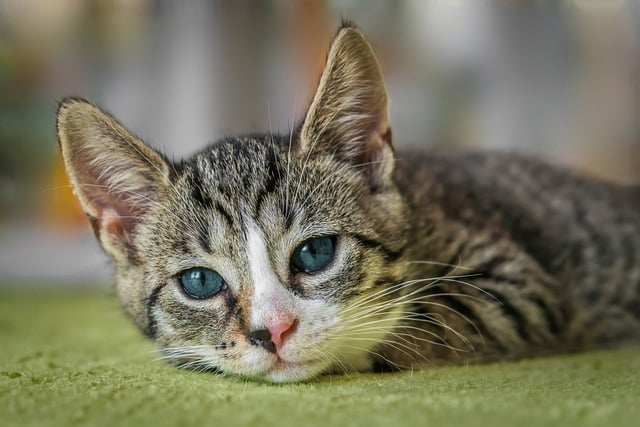
#> input picture european-shorthair-8601492_640.jpg, 640 x 427 px, found by its file name
$ python histogram.py
#> lines starting #> are read from the running program, lines starting #| are printed output that depends on the picture; after the words box and inside, x2 and y2 are one past the last pixel; in counts of white or black regions, pixels touching at a corner belong together
import cv2 as cv
import numpy as np

img= cv.imread("/Users/lakshmi/U_SECTION/ML/european-shorthair-8601492_640.jpg")
#> img is the input picture: shape (427, 640, 3); mean B, G, R 93.2, 116.1, 119.1

gray=cv.cvtColor(img,cv.COLOR_BGR2GRAY)
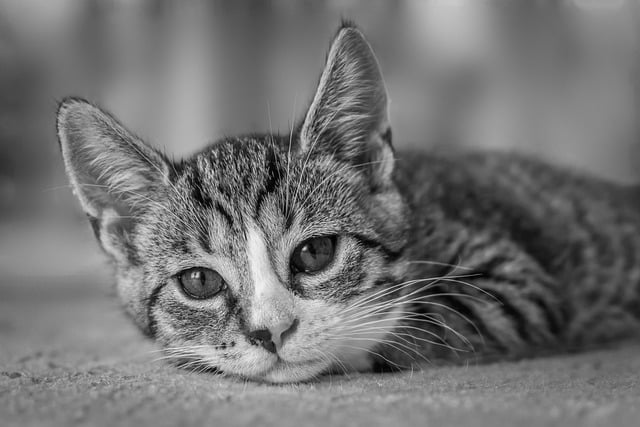
#> gray: shape (427, 640); min 0, max 249, mean 114.4
gray_hist=cv.calcHist([gray],[0],None,[256],[0,256])
#> gray_hist = 256 values, max 3782 at index 128, min 0 at index 245, mean 1067.5
#list of images, channels,masking,histsize:no of bins, range of all values


blank=np.zeros(gray.shape[:2],dtype="uint8")
mask=cv.circle(blank,(img.shape[1]//2,img.shape[0]//2),200,255,-1)
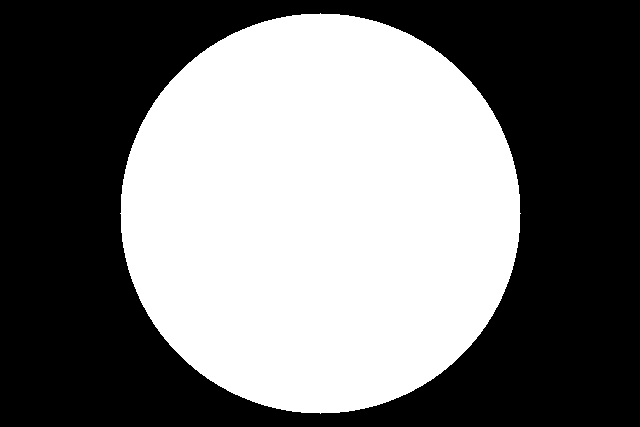
#> blank: shape (427, 640); 46% white; 1 white region, box (x1, y1, x2, y2) and area: (120, 13, 521, 414) 125629
masked_hist=cv.calcHist([gray],[0],mask,[256],[0,256])
#> masked_hist = 256 values, max 1224 at index 113, min 0 at index 245, mean 490.7
import matplotlib.pyplot as plt

#plotting a grayscale histogram for an image
plt.figure()
plt.title("Grayscale histogram")
plt.xlabel("Bins")
plt.ylabel("No of pixels")
plt.plot(gray_hist)
plt.xlim([0,256])

#plotting a masked grayscale histogram
plt.figure()
plt.title("Masked histogram")
plt.xlabel("Bins")
plt.ylabel("No of pixels")
plt.plot(masked_hist)
plt.xlim([0,256])
plt.show()
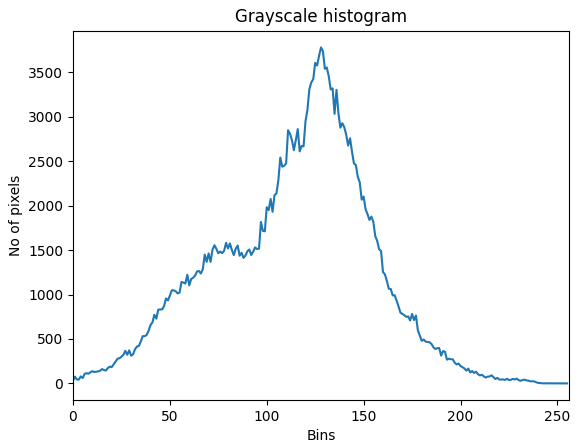
#> figure drawn by matplotlib, 1 panel; curve peaks at x = 128, y = 3782
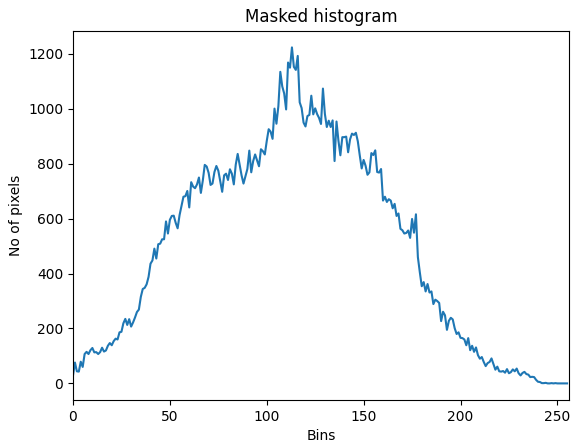
#> figure drawn by matplotlib, 1 panel; curve peaks at x = 113, y = 1224

#plotting a colour histogram
plt.figure()
plt.title("Coloured histogram")
plt.xlabel("Bins")
plt.ylabel("No of pixels")
colors=['b','g','r']
for i,col in enumerate(colors):
    hist=cv.calcHist([img],[i],None,[256],[0,256])
    plt.plot(hist,color=col)
    plt.xlim(0,256)
plt.show()
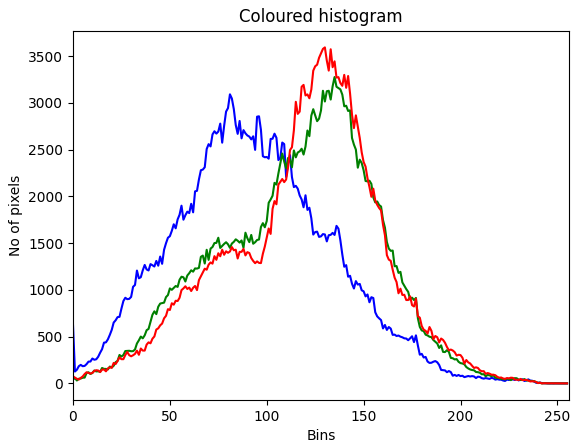
#> figure drawn by matplotlib, 1 panel; curve peaks at x = 81, y = 3092; curve peaks at x = 135, y = 3277; curve peaks at x = 130, y = 3594

#plotting coloured histogram for a masked image

mask1=cv.circle(blank,(img.shape[1]//2,img.shape[0]//2),200,255,-1)
plt.figure()
plt.title("Masked-Coloured histogram")
plt.xlabel("Bins")
plt.ylabel("No of pixels")
colors=['b','g','r']
for i,col in enumerate(colors):
    hist1=cv.calcHist([img],[i],mask1,[256],[0,256])
    plt.plot(hist1,color=col)
    plt.xlim(0,256)
plt.show()
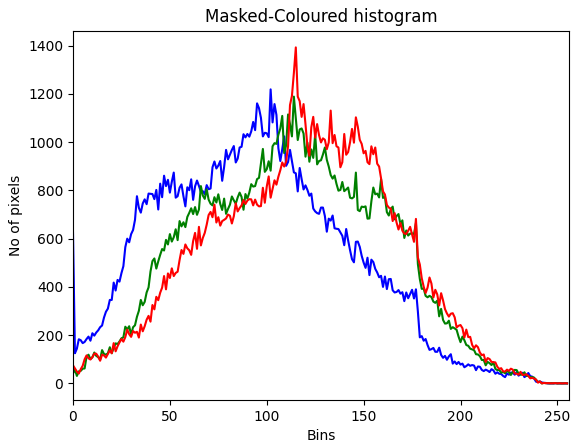
#> figure drawn by matplotlib, 1 panel; curve peaks at x = 102, y = 1219; curve peaks at x = 114, y = 1189; curve peaks at x = 115, y = 1393

cv.waitKey(0)

$ run again, with group.jpeg copied over european-shorthair-8601492_640.jpg
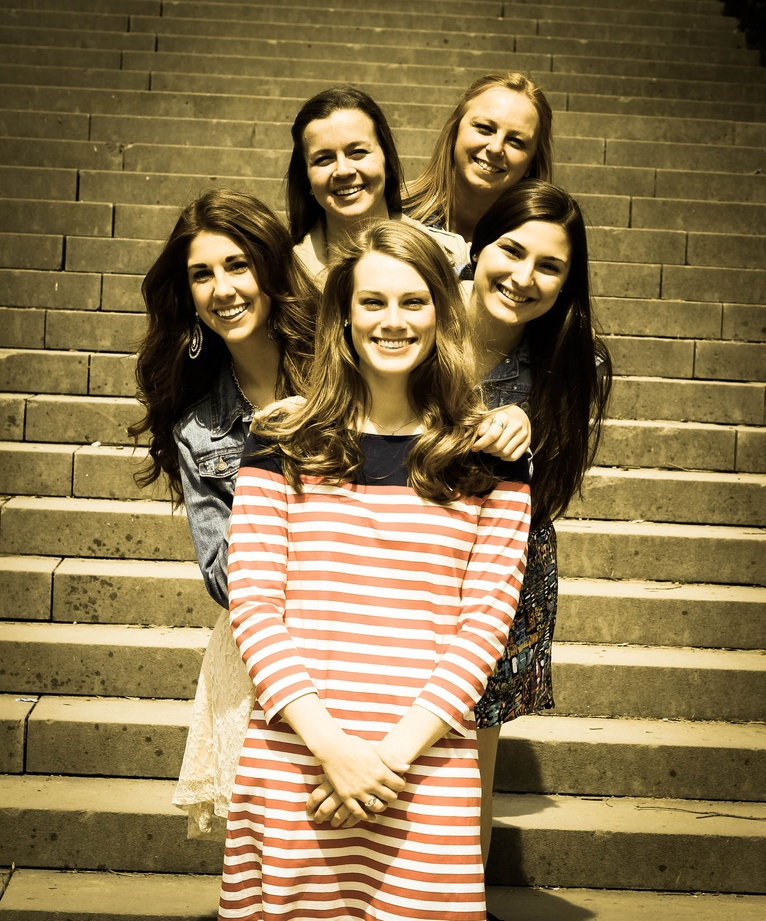
#> input picture group.jpeg, 766 x 921 px, shrunk from 2158 x 2596 before the run, found by its file name
#> img is the input picture: shape (921, 766, 3); mean B, G, R 79.4, 118.6, 139.1
#> gray_hist = 256 values, max 5126 at index 252, min 483 at index 0, mean 2755.8
#> `mask=cv.circle(blank,(img.shape[1]//2,img.shape[0]//2),200,255,-1)`:
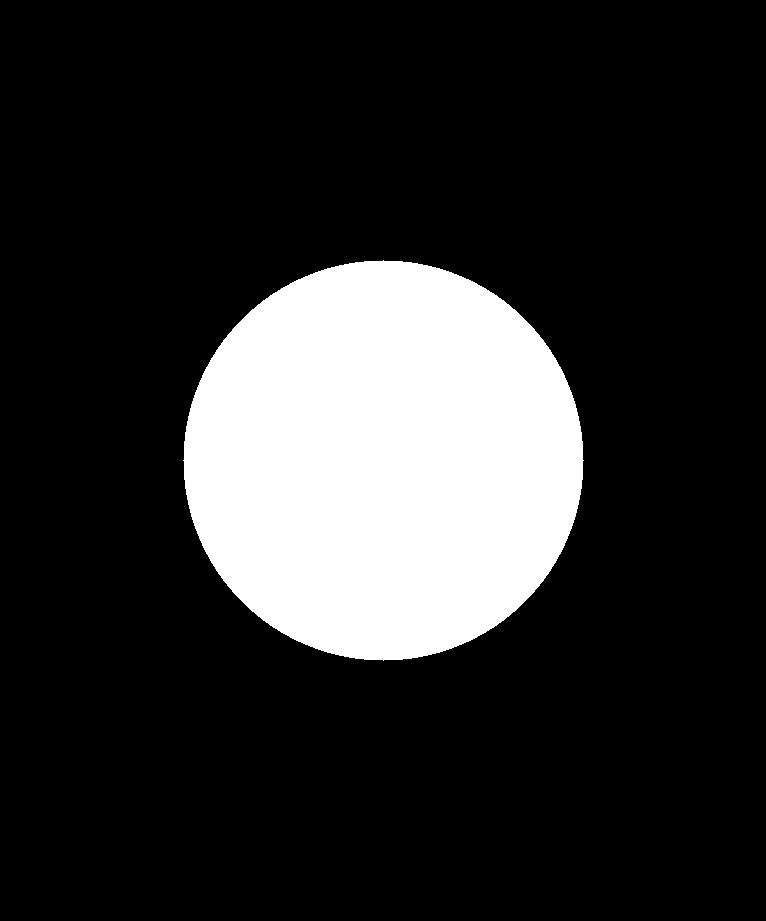
#> blank: shape (921, 766); 17.8% white; 1 white region, box (x1, y1, x2, y2) and area: (183, 260, 584, 661) 125629
#> masked_hist = 256 values, max 3518 at index 253, min 103 at index 0, mean 490.7
#> `plt.show()`:
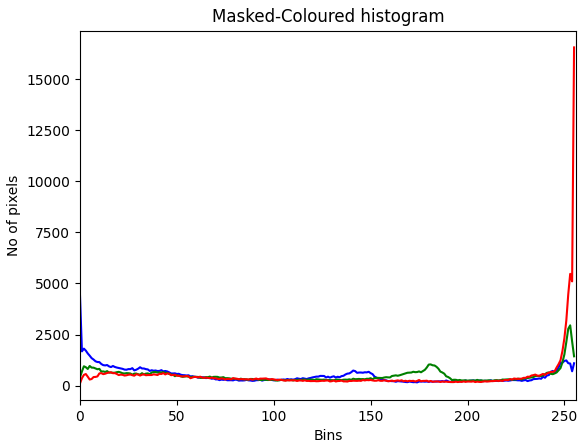
#> figure drawn by matplotlib, 1 panel; curve peaks at x = 0, y = 4395; curve peaks at x = 253, y = 2951; curve peaks at x = 255, y = 16551

$ run again, with lady.jpeg copied over european-shorthair-8601492_640.jpg
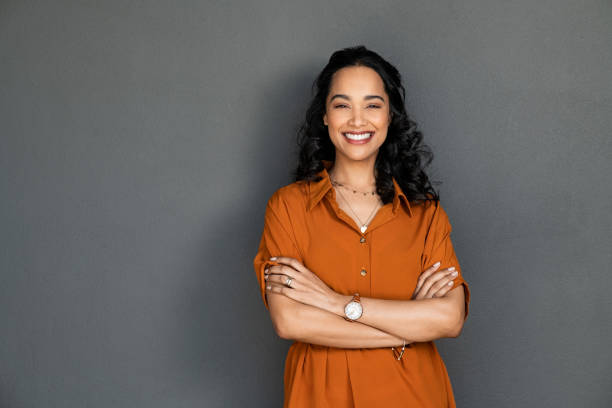
#> input picture lady.jpeg, 612 x 408 px, found by its file name
#> img is the input picture: shape (408, 612, 3); mean B, G, R 91.5, 98.8, 111
#> gray_hist = 256 values, max 9883 at index 111, min 1 at index 251, mean 975.4
#> `mask=cv.circle(blank,(img.shape[1]//2,img.shape[0]//2),200,255,-1)`:
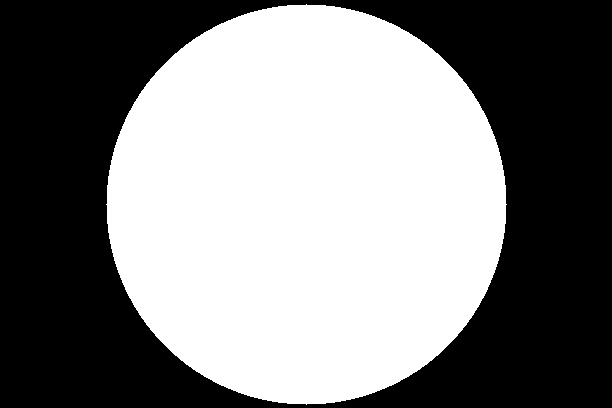
#> blank: shape (408, 612); 50.3% white; 1 black region, box (x1, y1, x2, y2) and area: (0, 0, 612, 408) 124067
#> masked_hist = 256 values, max 5673 at index 111, min 1 at index 251, mean 490.7
#> `plt.show()`:
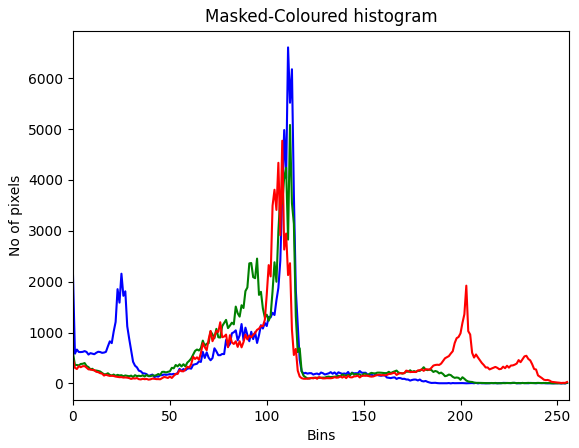
#> figure drawn by matplotlib, 1 panel; curve peaks at x = 111, y = 6607; curve peaks at x = 112, y = 5082; curve peaks at x = 108, y = 4772

$ run again, with people.jpeg copied over european-shorthair-8601492_640.jpg
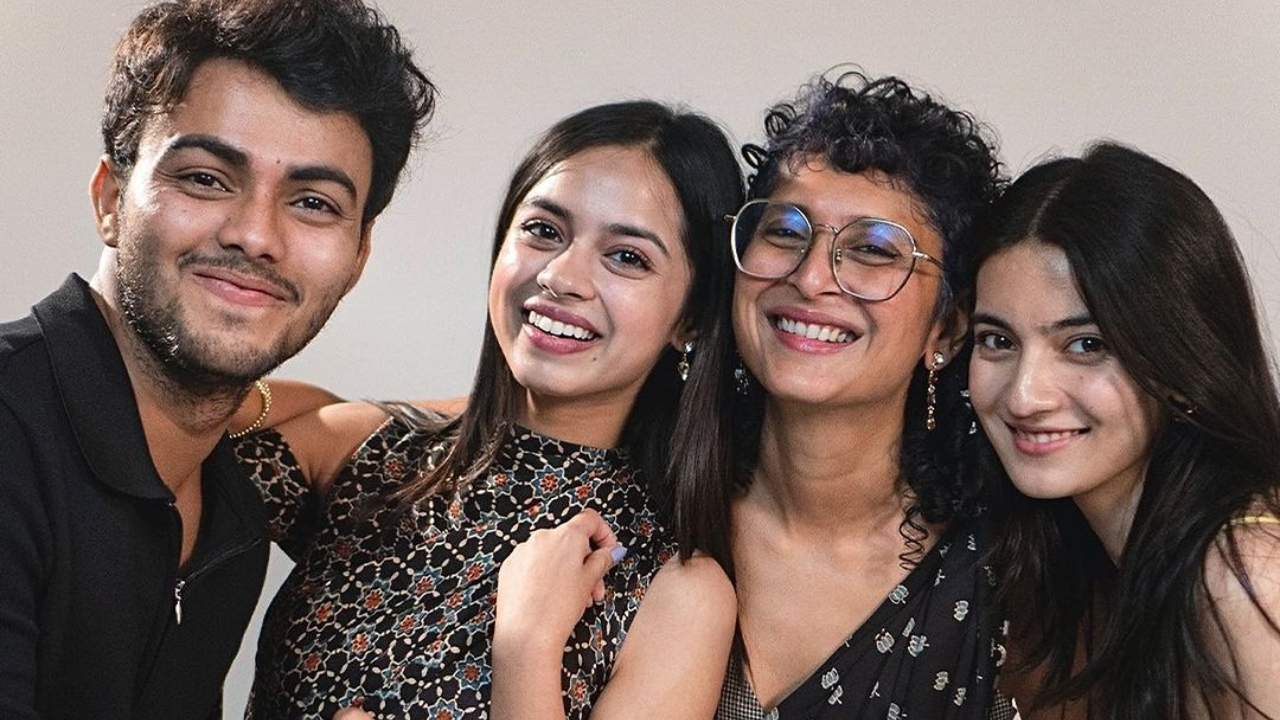
#> input picture people.jpeg, 1280 x 720 px, found by its file name
#> img is the input picture: shape (720, 1280, 3); mean B, G, R 93.6, 99.8, 116.7
#> gray_hist = 256 values, max 20752 at index 199, min 4 at index 0, mean 3600
#> `mask=cv.circle(blank,(img.shape[1]//2,img.shape[0]//2),200,255,-1)`:
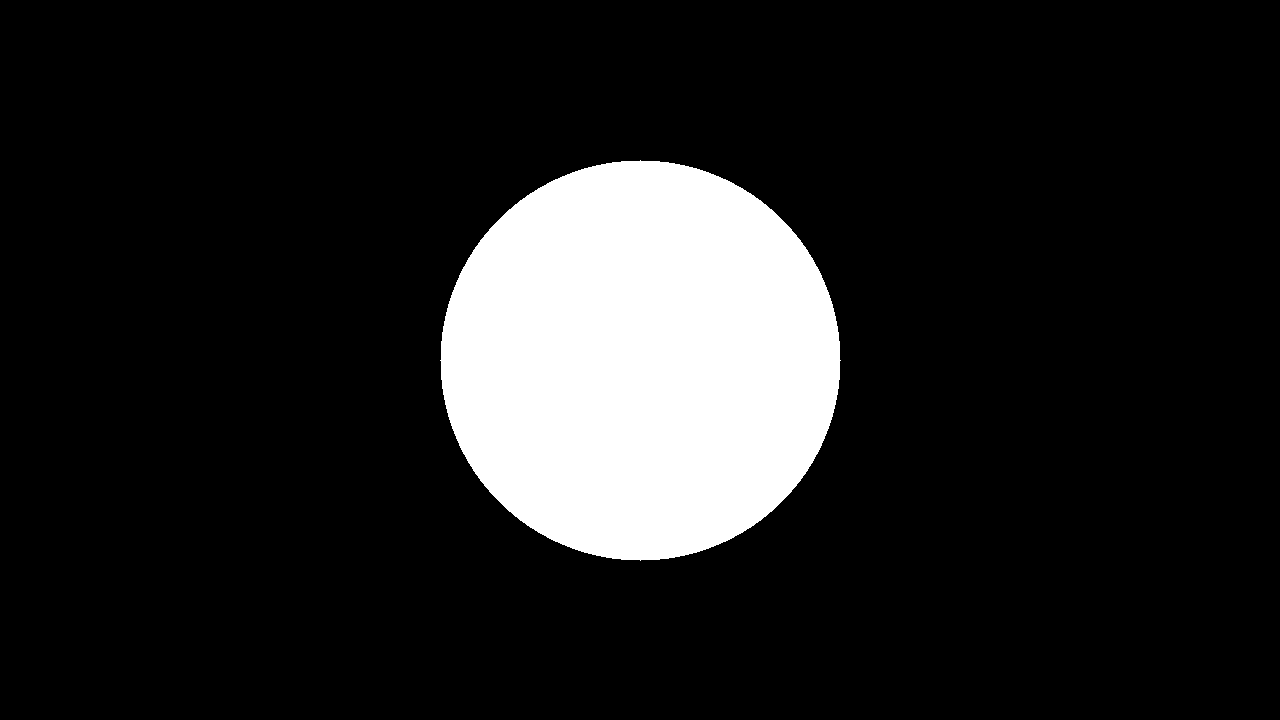
#> blank: shape (720, 1280); 13.6% white; 1 white region, box (x1, y1, x2, y2) and area: (440, 160, 841, 561) 125629
#> masked_hist = 256 values, max 2384 at index 17, min 0 at index 0, mean 490.7
#> `plt.show()`:
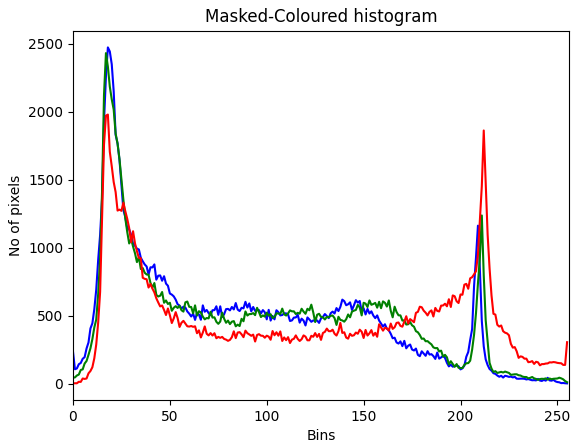
#> figure drawn by matplotlib, 1 panel; curve peaks at x = 18, y = 2474; curve peaks at x = 17, y = 2432; curve peaks at x = 18, y = 1980
